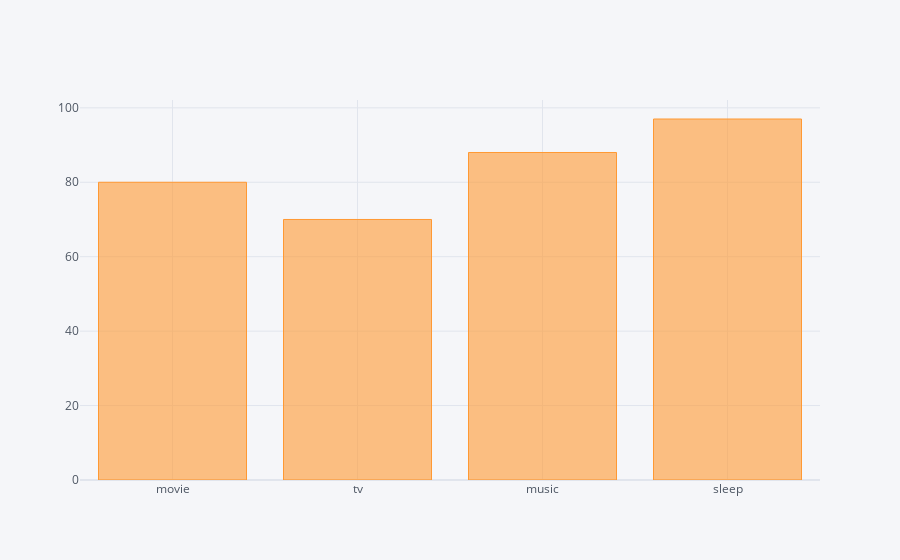

Notebook code cell kept with this figure:
### Code cell
df3 = pd.DataFrame({'hobby':['movie','tv','music','sleep'],
                   'score':[80,70,88,97]})
df3.iplot(kind='bar', x='hobby', y='score')

### Figure 1 — Plotly figure (JSON) as saved in the notebook; plotly's stock layout.template omitted (floating-point values rounded to 4 significant figures)
{"data": [{"marker": {"color": "rgba(255, 153, 51, 0.6)", "line": {"color": "rgba(255, 153, 51, 1.0)", "width": 1}}, "name": "score", "orientation": "v", "text": "", "type": "bar", "x": ["movie", "tv", "music", "sleep"], "y": [80, 70, 88, 97]}], "layout": {"legend": {"bgcolor": "#F5F6F9", "font": {"color": "#4D5663"}}, "paper_bgcolor": "#F5F6F9", "plot_bgcolor": "#F5F6F9", "title": {"font": {"color": "#4D5663"}}, "xaxis": {"gridcolor": "#E1E5ED", "showgrid": true, "tickfont": {"color": "#4D5663"}, "title": {"font": {"color": "#4D5663"}, "text": ""}, "zerolinecolor": "#E1E5ED"}, "yaxis": {"gridcolor": "#E1E5ED", "showgrid": true, "tickfont": {"color": "#4D5663"}, "title": {"font": {"color": "#4D5663"}, "text": ""}, "zerolinecolor": "#E1E5ED"}}}
